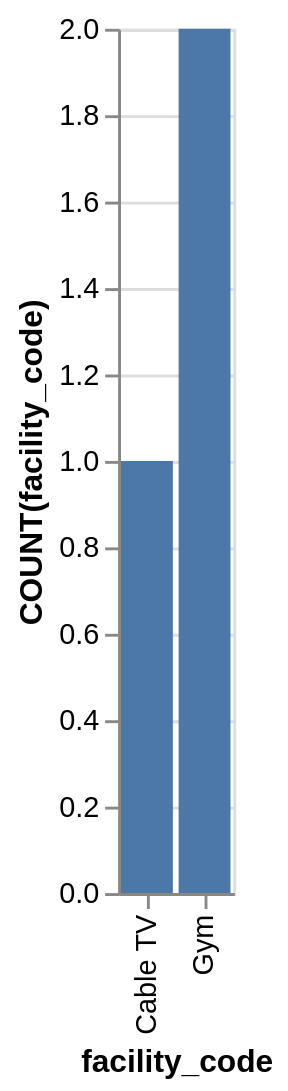

Vega-Lite specification for this chart:
### Vega-Lite specification from a JSON file in a GitHub repository (floating-point values rounded to 4 significant figures)
{"data": {"values": [{"x_data": "Cable TV", "y_data": 1}, {"x_data": "Gym", "y_data": 2}]}, "mark": "bar", "encoding": {"x": {"field": "x_data", "type": "nominal", "title": "facility_code", "sort": {"op": "sum", "field": "y_data", "order": "ascending"}}, "y": {"field": "y_data", "type": "quantitative", "title": "COUNT(facility_code)"}}}
